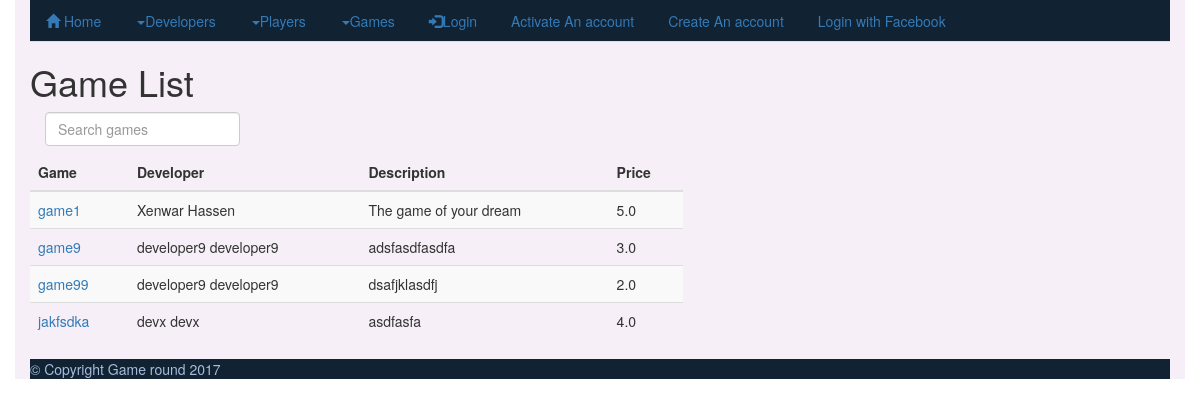
Page /gamecenter/games/ on the committed database.
### gamecenter/models.py (models this page shows, shortened)
class Game(models.Model):
    game_name        = models.CharField(max_length=25, blank=False, unique=True, verbose_name="Name")
    max_score        = models.FloatField(verbose_name="Maximum score", default=0.0)
    sales_counter    = models.PositiveIntegerField(verbose_name="purchase count", default=0)
    price            = models.FloatField(verbose_name="Price")
    upload_date      = models.DateField(auto_now=False, auto_now_add=False,verbose_name="Upload date", default=timezone.now)
    game_description = models.CharField(max_length=25, verbose_name="Game description")
    game_url         = models.URLField(max_length=255, verbose_name="Game url", default="https://git.niksula.hut.fi/oseppala/wsd2016/blob/master/examples/example_game.html")
    developer        = models.ForeignKey(Member, related_name="game_reverse_lookup", on_delete=models.CASCADE, verbose_name="Developer")
    class Meta:
        verbose_name        = 'Game'
        verbose_name_plural = 'Games'
    def get_absolute_url(self):
        return reverse('game-detail', args=[str(self.id)])

### members/models.py (models this page shows, shortened)
class Member(AbstractUser):
    first_name    = models.CharField(max_length=25, blank=False, verbose_name="first name")
    last_name     = models.CharField(max_length=25, blank=False, verbose_name="last name")
    email         = models.EmailField(max_length=25, verbose_name="Email", unique=True)
    class Meta:
        verbose_name        = 'Member'
        verbose_name_plural = 'Members'

### gamecenter/views.py (the view)
class GameListView(generic.ListView):
    model = Game
    def get_context_data(self, **kwargs):
        context = super(GameListView, self).get_context_data(**kwargs)
        return context

### gamecenter/templates/gamecenter/game_list.html (shortened to what this page needs)
{% extends "base.html" %}
{% block content %}
<h1>Game List</h1>
    <form role="search" class="navbar-form navbar-center">
          <div class="form-group">
              <input type="text" placeholder="Search games" name="search" class="form-control">
          </div>
    </form>
    {% if game_list %}
    <table class="table table-striped">
        <thead>
        <tr>
        <th>Game</th>
        <th>Developer</th>
        <th>Description</th>
        <th>Price</th>
        </tr>
        </thead>
        <tbody>
        {% for game in game_list %}
            <tr>
            <td><a href="{{ game.get_absolute_url }}">
            {{ game.game_name }}</a></td>
            <td>{{ game.developer.first_name }} {{ game.developer.last_name }}</td>
            <td>{{ game.game_description }}     </td>
            <td>{{ game.price }}     </td>
            </tr>
        {% endfor %}
        </tbody>
        </table>
    {% else %}
         <p>There are no games in the system at the moment..</p>
    {% endif %}
{% endblock %}

### gamesite/static/css/styles.css (style rules this page uses)
body { min-height:100%; background-color: #f6eff7; }

### rows in the picture
Game: game_name "game1", developer.first_name "Xenwar", developer.last_name "Hassen", game_description "The game of your dream", price "5.0"
Game: game_name "game9", developer.first_name "developer9", developer.last_name "developer9", game_description "adsfasdfasdfa", price "3.0"
Game: game_name "game99", developer.first_name "developer9", developer.last_name "developer9", game_description "dsafjklasdfj", price "2.0"
Game: game_name "jakfsdka", developer.first_name "devx", developer.last_name "devx", game_description "asdfasfa", price "4.0"
